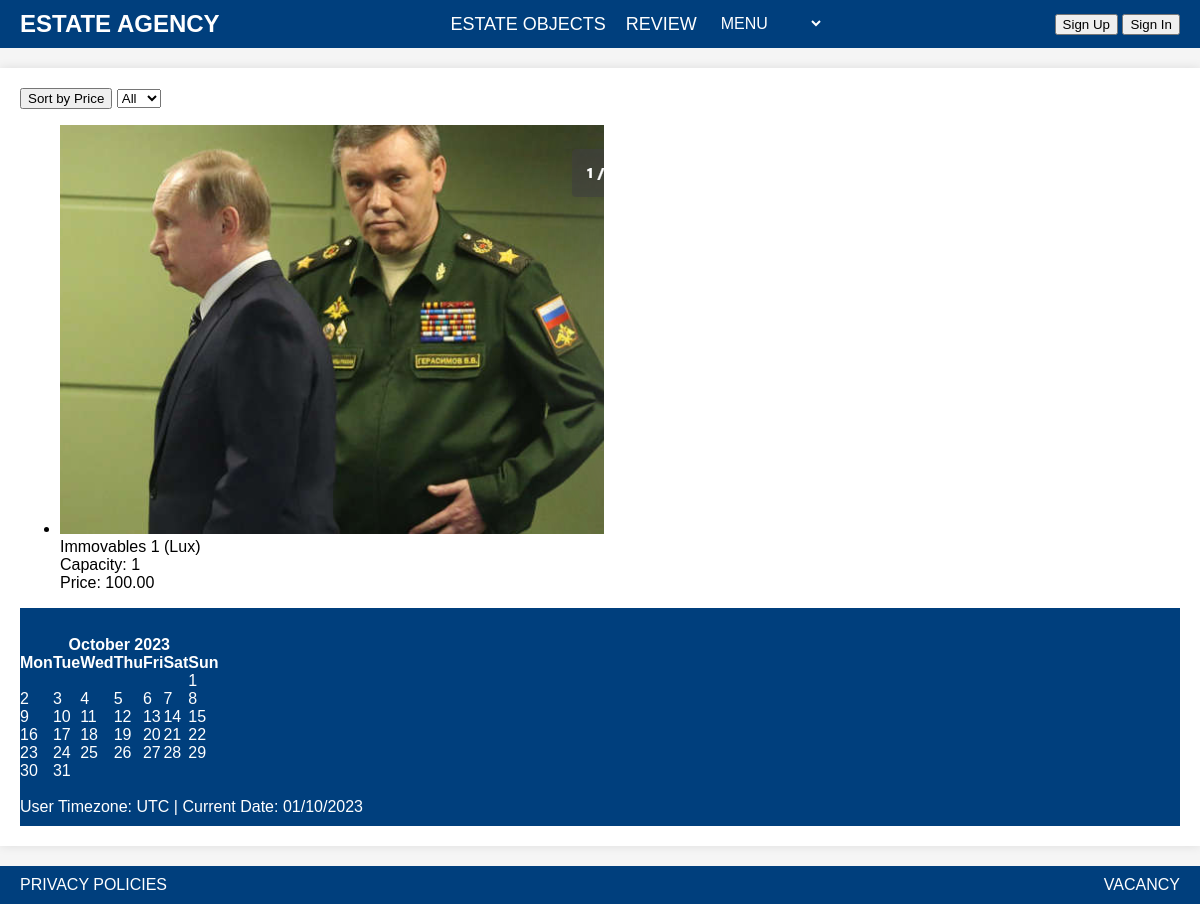
The page /EstateAgency/sort_by/0/ on the database its author committed.
### EstateAgency/models.py (models this page shows)
class Immovables(models.Model):
    category = models.ForeignKey(Category, on_delete=models.CASCADE)
    capacity = models.IntegerField()
    price = models.DecimalField(max_digits=8, decimal_places=2)
    photo = models.ImageField(upload_to='static/immovables/', blank=True)
    def __str__(self):
        return f"Immovables {self.id} ({self.category})"

class Category(models.Model):
    name = models.CharField(max_length=50)
    def __str__(self):
        return self.name

### EstateAgency/views.py (the view)
# urls.py: path('sort_by/<int:category_id>/', views.immovables_list, name='agency_list'),
def immovables_list(request, category_id):
    def get_html():
        if category_id == 0:
            immovables = Immovables.objects.all()
        else:
            immovables = Immovables.objects.filter(category_id=category_id)
        categories = Category.objects.all()
        return render(request, 'EstateAgency/agency_list.html', {'immovables': immovables,
                                                         'categories': categories,
                                                         'choose_category': category_id,
                                                         'timezone_context': timezone_context(request)})
    if request.method == 'POST' and 'delete_immovables' in request.POST:
        immovables = get_object_or_404(Immovables, id=request.POST['immovables_id'])
        immovables.delete()
        return get_html()
    return get_html()

### EstateAgency/views.py (called while the page is built, shortened)
def timezone_context(request):
    quote = ''
    joke = ''
    user_timezone = timezone.get_current_timezone()
    current_date = timezone.now()
    c = calendar.HTMLCalendar(calendar.MONDAY).formatmonth(datetime.now().year, datetime.now().month)
    context = {
        'user_timezone': user_timezone,
        'current_date': current_date,
        'calendar': c,
        'quote': quote,
        'joke': joke,
    }
    return context

### EstateAgency/templates/EstateAgency/agency_list.html (shortened to what this page needs)
{% extends 'EstateAgency/base_agency.html' %}
{% block content %}
<div class="sort-buttons">
    {% if is_sort_by_price %}
    <button class="button1" onclick="window.location.href = '{% url 'EstateAgency:agency_list' choose_category%}'">Sort
        by
        Price
    </button>
    {% else %}
    <button class="button1"
            onclick="window.location.href = '{% url 'EstateAgency:agency_list_sort_by_price' choose_category%}'">
        Sort by Price
    </button>
    {% endif %}
    <select class="button1" id="categorySelector" onchange="redirectToSelectedCategory()"
            onselect=choose_category>
        <option value="{% url 'EstateAgency:agency_list' 0 %}">All</option>
    </select>
</div>
<ul class="immovables-list">
    {% for m in immovables %}
    <li class="immovables-item" onclick="window.location.href='{% url 'EstateAgency:immovables_id' m.id %}'">
        {% load static %}
        <img src="/{{ m.photo }}"
             alt="image" class="immovables-image">
        <div class="immovables-text">{{ m }}</div>
        <div class="immovables-text">Capacity: {{ m.capacity }}</div>
        <div class="immovables-text">Price: {{ m.price }}</div>
    </li>
    {% empty %}
    <li>No immovables</li>
    {% endfor %}
</ul>
<header>
    <div class="immovables-text"><br>
        {{ timezone_context.calendar|safe }}<br>
        <label>User Timezone: {{ timezone_context.user_timezone }} |</label>
        <label>Current Date: {{ timezone_context.current_date|date:"d/m/Y" }} </label>
    </div>
</header>
{% endblock %}

### static/css/base_main.css (style rules this page uses)
body { font-family: Arial, sans-serif; margin: 0; padding: 0; background-color: #f5f5f5; }
header { background-color: #003f7d; color: white; padding: 10px 0; }

### rows shown on the page
Immovables: photo (picture), id+category "Immovables 1 (Lux)", capacity "1", price "100.00"

### other values the page prints
{{ timezone_context.calendar|safe }} "October 2023 Mon Tue Wed Thu Fri Sat Sun 1 2 3 4 5 6 7 8 9 10 11 12 13 14 15 16 17 18 19 20 21 22 23 24 25 26 27 28 29 30 31"
{{ timezone_context.user_timezone }} "UTC"
{{ timezone_context.current_date|date:"d/m/Y" }} "01/10/2023"
